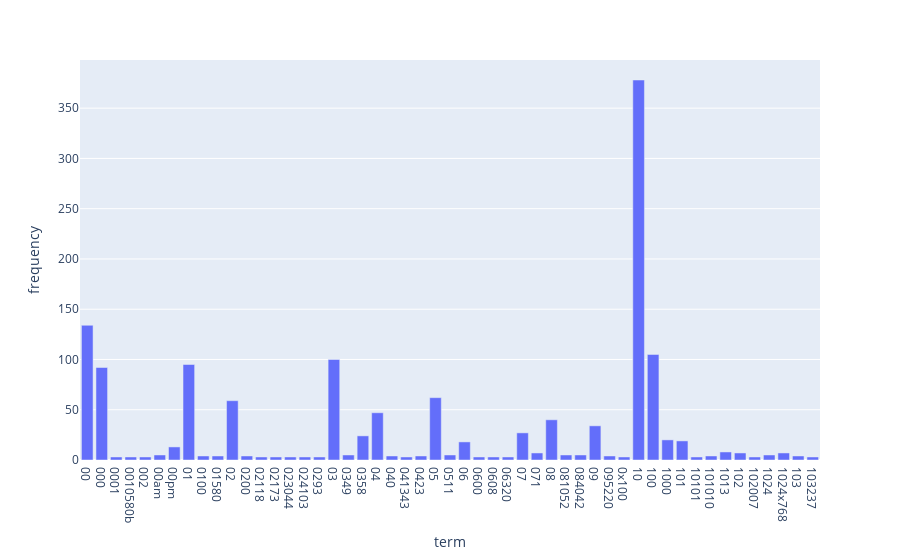

The notebook cell saved with this chart:
### Markdown cell above
### >>> **Exercise 13 (take home):** 
The chart above only contains 300 vocabulary in the documents, and it's already computationally intensive to both compute and visualize. Can you efficiently reduce the number of terms you want to visualize as an exercise.

### Code cell
# Answer here
smaller_df = df[df["frequency"]>2]
fig = px.bar(smaller_df, x="term", y="frequency")
fig.show()

### Figure 1 — Plotly figure (JSON) as saved in the notebook; plotly's stock layout.template omitted (floating-point values rounded to 4 significant figures)
{"data": [{"hovertemplate": "term=%{x}<br>frequency=%{y}<extra></extra>", "legendgroup": "", "marker": {"color": "#636efa", "pattern": {"shape": ""}}, "name": "", "orientation": "v", "showlegend": false, "textposition": "auto", "type": "bar", "x": ["00", "000", "0001", "0010580b", "002", "00am", "00pm", "01", "0100", "01580", "02", "0200", "02118", "02173", "023044", "024103", "0293", "03", "0349", "0358", "04", "040", "041343", "0423", "05", "0511", "06", "0600", "0608", "06320", "07", "071", "08", "081052", "084042", "09", "095220", "0x100", "10", "100", "1000", "101", "10101", "101010", "1013", "102", "102007", "1024", "1024x768", "103", "103237"], "xaxis": "x", "y": [134, 92, 3, 3, 3, 5, 13, 95, 4, 4, 59, 4, 3, 3, 3, 3, 3, 100, 5, 24, 47, 4, 3, 4, 62, 5, 18, 3, 3, 3, 27, 7, 40, 5, 5, 34, 4, 3, 378, 105, 20, 19, 3, 4, 8, 7, 3, 5, 7, 4, 3], "yaxis": "y"}], "layout": {"barmode": "relative", "legend": {"tracegroupgap": 0}, "margin": {"t": 60}, "xaxis": {"anchor": "y", "domain": [0, 1], "title": {"text": "term"}}, "yaxis": {"anchor": "x", "domain": [0, 1], "title": {"text": "frequency"}}}}
